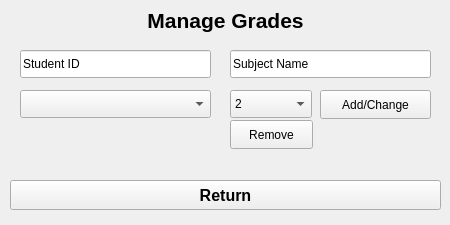
<?xml version="1.0" encoding="UTF-8"?>
<ui version="4.0">
 <class>ManageGradesPage</class>
 <widget class="QWidget" name="ManageGradesPage">
  <property name="geometry">
   <rect>
    <x>0</x>
    <y>0</y>
    <width>450</width>
    <height>225</height>
   </rect>
  </property>
  <property name="windowTitle">
   <string>Form</string>
  </property>
  <widget class="QWidget" name="centralwidget" native="true">
   <property name="geometry">
    <rect>
     <x>0</x>
     <y>0</y>
     <width>451</width>
     <height>210</height>
    </rect>
   </property>
   <widget class="QLabel" name="label_headline">
    <property name="geometry">
     <rect>
      <x>0</x>
      <y>0</y>
      <width>451</width>
      <height>41</height>
     </rect>
    </property>
    <property name="font">
     <font>
      <pointsize>16</pointsize>
      <bold>true</bold>
     </font>
    </property>
    <property name="styleSheet">
     <string notr="true">color: rgb(0, 0, 0);</string>
    </property>
    <property name="text">
     <string>Manage Grades</string>
    </property>
    <property name="alignment">
     <set>Qt::AlignmentFlag::AlignCenter</set>
    </property>
   </widget>
   <widget class="QPushButton" name="pushButton_return">
    <property name="geometry">
     <rect>
      <x>10</x>
      <y>180</y>
      <width>431</width>
      <height>30</height>
     </rect>
    </property>
    <property name="font">
     <font>
      <pointsize>12</pointsize>
      <bold>true</bold>
     </font>
    </property>
    <property name="text">
     <string>Return</string>
    </property>
   </widget>
   <widget class="QLineEdit" name="lineEdit_studentId">
    <property name="geometry">
     <rect>
      <x>20</x>
      <y>50</y>
      <width>191</width>
      <height>28</height>
     </rect>
    </property>
    <property name="text">
     <string>Student ID</string>
    </property>
   </widget>
   <widget class="QPushButton" name="pushButton_confirm">
    <property name="geometry">
     <rect>
      <x>320</x>
      <y>90</y>
      <width>111</width>
      <height>29</height>
     </rect>
    </property>
    <property name="text">
     <string>Add/Change</string>
    </property>
   </widget>
   <widget class="QLineEdit" name="lineEdit_subjectName">
    <property name="geometry">
     <rect>
      <x>230</x>
      <y>50</y>
      <width>201</width>
      <height>28</height>
     </rect>
    </property>
    <property name="text">
     <string>Subject Name</string>
    </property>
   </widget>
   <widget class="QComboBox" name="comboBox_grade">
    <property name="geometry">
     <rect>
      <x>230</x>
      <y>90</y>
      <width>82</width>
      <height>28</height>
     </rect>
    </property>
    <property name="maxVisibleItems">
     <number>10</number>
    </property>
    <property name="maxCount">
     <number>9</number>
    </property>
    <property name="insertPolicy">
     <enum>QComboBox::InsertPolicy::NoInsert</enum>
    </property>
    <property name="minimumContentsLength">
     <number>2</number>
    </property>
    <item>
     <property name="text">
      <string>2</string>
     </property>
    </item>
    <item>
     <property name="text">
      <string>2.5</string>
     </property>
    </item>
    <item>
     <property name="text">
      <string>3</string>
     </property>
    </item>
    <item>
     <property name="text">
      <string>3.5</string>
     </property>
    </item>
    <item>
     <property name="text">
      <string>4</string>
     </property>
    </item>
    <item>
     <property name="text">
      <string>4.5</string>
     </property>
    </item>
    <item>
     <property name="text">
      <string>5</string>
     </property>
    </item>
   </widget>
   <widget class="QComboBox" name="comboBox_subjectType">
    <property name="geometry">
     <rect>
      <x>20</x>
      <y>90</y>
      <width>191</width>
      <height>28</height>
     </rect>
    </property>
    <property name="maxVisibleItems">
     <number>10</number>
    </property>
    <property name="maxCount">
     <number>9</number>
    </property>
    <property name="insertPolicy">
     <enum>QComboBox::InsertPolicy::NoInsert</enum>
    </property>
    <property name="minimumContentsLength">
     <number>2</number>
    </property>
   </widget>
   <widget class="QPushButton" name="pushButton_removeGrade">
    <property name="geometry">
     <rect>
      <x>230</x>
      <y>120</y>
      <width>83</width>
      <height>29</height>
     </rect>
    </property>
    <property name="text">
     <string>Remove</string>
    </property>
   </widget>
  </widget>
 </widget>
 <resources/>
 <connections/>
</ui>
